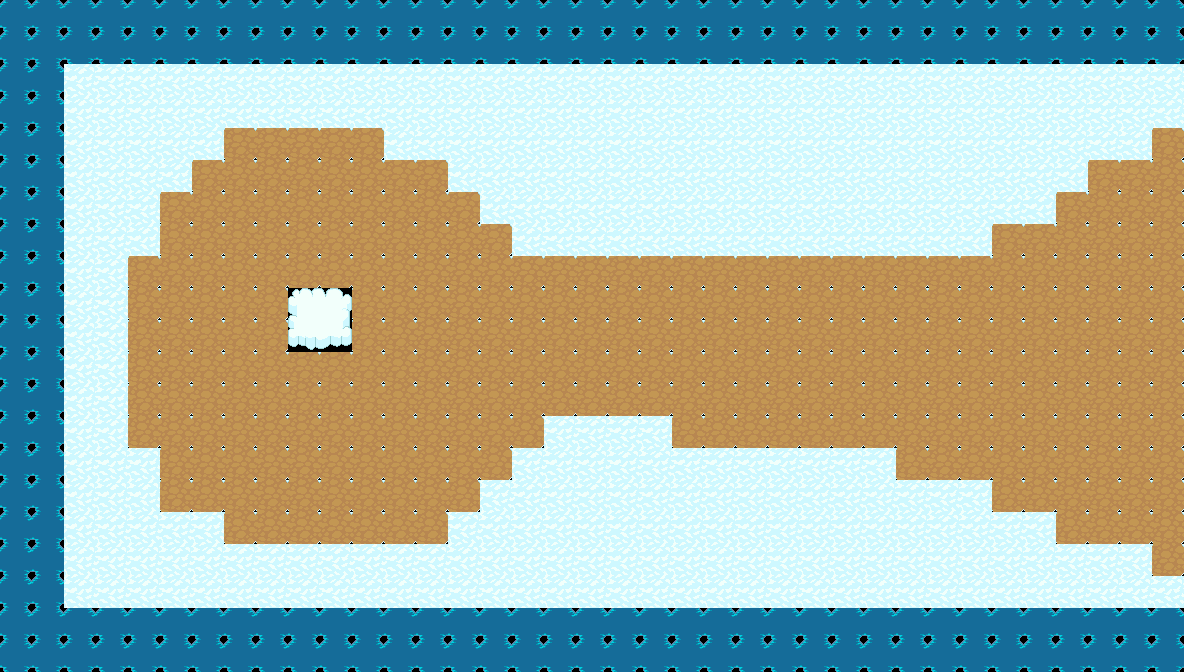

Below is a game level as drawn by its tile map, then a one-line description and the .tmx that defines it (tile-layer data replaced by summaries):
An orthogonal 37x21 tile map with 32x32 px tiles, 1 tile layer (background_color), 2 tilesets and 6 objects.

<map version="1.4" tiledversion="1.4.3" orientation="orthogonal" renderorder="right-down" width="37" height="21" tilewidth="32" tileheight="32" infinite="0" nextlayerid="4" nextobjectid="109">
 <editorsettings>
  <export target="map2..tmx" format="tmx" />
 </editorsettings>
 <tileset firstgid="1" source="tiles.tsx" />
 <tileset firstgid="61" name="tiles2" tilewidth="32" tileheight="32" tilecount="60" columns="10">
  <image source="TilesA2.png" width="320" height="192" />
 </tileset>
 <layer id="1" name="background_color" width="37" height="21">
  <data>[777 cells, 777 non-empty, 7 distinct tile ids]</data>
 </layer>
 <objectgroup id="2" name="Object Layer 1">
  <object id="99" gid="13" x="287.391" y="319.391" width="32" height="32" />
  <object id="100" gid="14" x="316.18" y="317.176" width="32" height="32" />
  <object id="101" gid="23" x="287.391" y="352.609" width="32" height="32" />
  <object id="102" gid="24" x="322.824" y="350.394" width="32" height="32" />
  <object id="104" gid="24" x="320.609" y="354.824" width="32" height="32" />
  <object id="106" gid="14" x="322.824" y="321.606" width="32" height="32" />
 </objectgroup>
</map>
